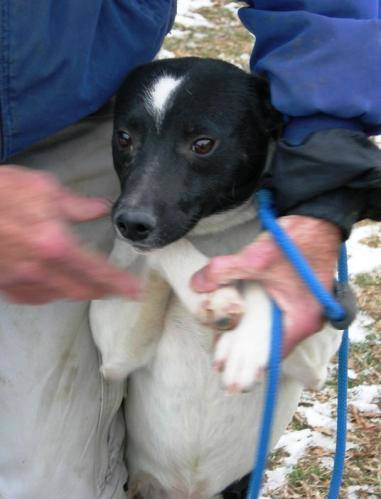
#> input picture base_images/1.jpg, 381 x 499 px; its folder holds only this picture in this run
$ python augment.py
#> lines starting #> are read from the running program, lines starting #| are printed output that depends on the picture; after the words box and inside, x2 and y2 are one past the last pixel; in counts of white or black regions, pixels touching at a corner belong together
### random_erasing.py
import numpy as np
import cv2

import random
import math


'''
https://arxiv.org/pdf/1708.04896.pdf
'''

def erase(img):
    height, width, channels = img.shape

    #p = 0.6
    ratios = [0.3, 0.2]
    S = height * width
    s_l = 0.02
    s_h = 0.04
    r2 = ratios[random.randint(0, 100) % 2]
    r1 = ratios[random.randint(0, 100) % 2]
    scaled_dim = []
    scaled_dim.append(s_l)
    scaled_dim.append(s_h)

    scaled_ratio = []
    scaled_ratio.append(r1)
    scaled_ratio.append(r2)

    while True:
        S_e = int(scaled_dim[(random.randint(0,9) % 2)] * S)
        r_e = scaled_ratio[(random.randint(0,100) % 2)]

        H_e = int(math.sqrt(S_e * r_e))
        W_e = int(math.sqrt(S_e / r_e))

        x_e = random.randint(0, width)
        y_e = random.randint(0, height)

        if x_e + W_e <= width and y_e + H_e <= height and int(S / S_e) >= 50:
            color = random.randint(0, 256)
            cv2.rectangle(img, (x_e, y_e), (W_e, H_e), (color, color, color), -1)
            return img

### augment.py
import cv2
import numpy as np
import os

import random
import string
import time

from random_erasing import erase

def renameImages():
    raw_image_dir = "./cat/"
    base_image_dir = "./base_images/"

    for rawImageName in os.listdir(raw_image_dir):
        img = cv2.imread(raw_image_dir + rawImageName)
        name = random.randint(10000, 10000000000000)
        cv2.imwrite(base_image_dir + str(name) +".png", img)
        time.sleep(0.01)


def applyLuminosity(img):
    lusimage = np.zeros(img.shape, img.dtype)
    alpha = 2.2
    beta = 25.0
    for y in range(img.shape[0]):
        for x in range(img.shape[1]):
            for c in range(img.shape[2]):
                lusimage[y,x,c] = np.clip(alpha*img[y,x,c] + beta, 0, 255)
    return lusimage


def mirrorImage(img):
    return cv2.flip(img, 1)

def bgrImage(img):
    return cv2.cvtColor(img, cv2.COLOR_RGB2BGR)


def gaussianBlur(img):
    kernel = np.ones((5,5),np.float32)/25
    return cv2.filter2D(img,-1,kernel)


def bilateralFilter(img):
    kernel = np.ones((5,5),np.float32)/25
    return cv2.bilateralFilter(img,9,75,75)


def applyClahe(img):
    lab = cv2.cvtColor(img, cv2.COLOR_BGR2LAB)
    l, a, b = cv2.split(lab)
    clahe = cv2.createCLAHE(clipLimit=5.0, tileGridSize=(8,8))
    cl = clahe.apply(l)
    limg = cv2.merge((cl,a,b))
    return cv2.cvtColor(limg, cv2.COLOR_LAB2BGR)


def augumentData(mirror, luminosity, bgr, blur, clahe, random_erase):
#> called with mirror = True, luminosity = True, bgr = True, blur = True, clahe = True, random_erase = True
    print("start")
    base_image_dir = "./base_images/"
    augmented_image_dir = "./augmented_images/"

    for baseImage in os.listdir(base_image_dir):
        print(baseImage)
        img = cv2.imread(base_image_dir + baseImage)
#> img is the input picture: shape (499, 381, 3); mean B, G, R 125.4, 116, 115.5
        if mirror == True:
            flippedImage = mirrorImage(img)
#> in mirrorImage, `return cv2.flip(img, 1)`:
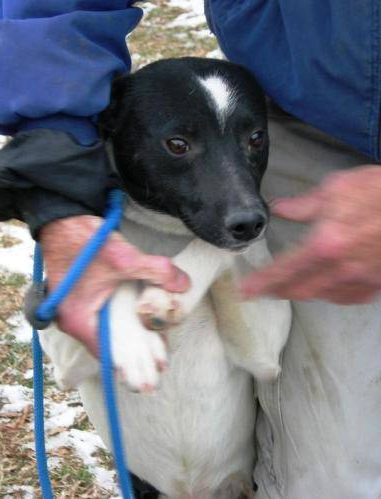
#> returned value: shape (499, 381, 3); mean of channels 0, 1, 2 125.4, 116, 115.5; drawn as B, G, R
            rs = ''.join([random.choice(string.ascii_letters + string.digits) for n in xrange(32)])
            newImageName = str(random.randint(10, 1000000)) + rs + ".png"
            cv2.imwrite(augmented_image_dir + newImageName, flippedImage)
        if luminosity == True:
           lusimage = applyLuminosity(img)
#> after the loop in applyLuminosity, `for y in range(img.shape[0]):`:
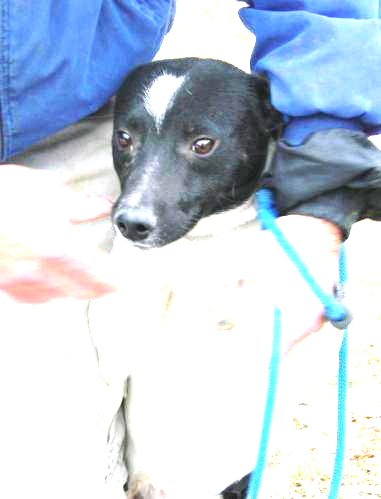
#> lusimage: shape (499, 381, 3); mean B, G, R 223.3, 208.6, 195
           rs = ''.join([random.choice(string.ascii_letters + string.digits) for n in xrange(32)])
           newImageName = str(random.randint(10, 1000000)) + rs + ".png"
           cv2.imwrite(augmented_image_dir + newImageName, lusimage)
        if bgr == True:
            bgrImageData = bgrImage(img)
            rs = ''.join([random.choice(string.ascii_letters + string.digits) for n in xrange(32)])
            newImageName = str(random.randint(10, 1000000)) + rs + ".png"
            cv2.imwrite(augmented_image_dir + newImageName, bgrImageData)
        if blur == True:
            gaussianImage = gaussianBlur(img)
            rs = ''.join([random.choice(string.ascii_letters + string.digits) for n in xrange(32)])
            newImageName = str(random.randint(10, 1000000)) + rs + ".png"
            cv2.imwrite(augmented_image_dir + newImageName, gaussianImage)

            bilateralImage = bilateralFilter(img)
            rs = ''.join([random.choice(string.ascii_letters + string.digits) for n in xrange(32)])
            newImageName = str(random.randint(10, 1000000)) + rs + ".png"
            cv2.imwrite(augmented_image_dir + newImageName, bilateralImage)
        if clahe == True:
            claheImage = applyClahe(img)
#> in applyClahe, `lab = cv2.cvtColor(img, cv2.COLOR_BGR2LAB)`: lab: shape (499, 381, 3); mean of channels 0, 1, 2 123.1, 131.5, 122.8
#> in applyClahe, `l, a, b = cv2.split(lab)`:
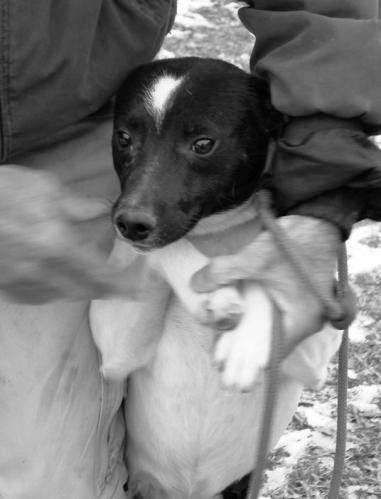
#> l: shape (499, 381); min 0, max 255, mean 123.1
#> in applyClahe, `l, a, b = cv2.split(lab)`:
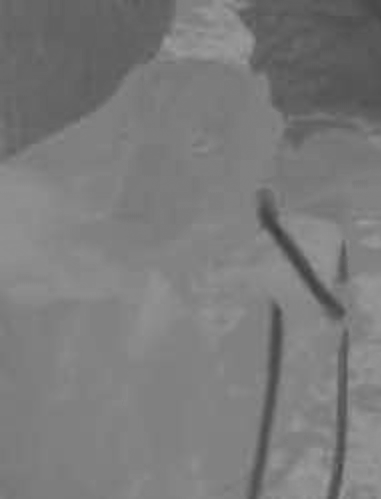
#> b: shape (499, 381); min 58, max 157, mean 122.8
#> in applyClahe, `cl = clahe.apply(l)`:
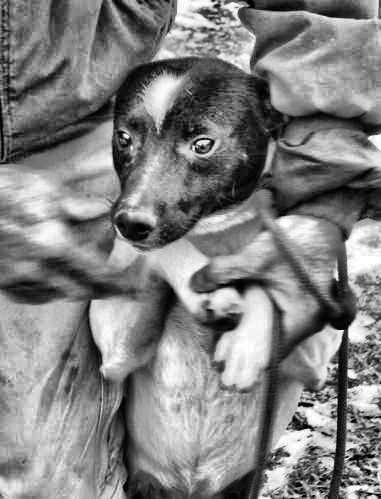
#> cl: shape (499, 381); min 0, max 255, mean 129.2
#> in applyClahe, `limg = cv2.merge((cl,a,b))`: limg: shape (499, 381, 3); mean of channels 0, 1, 2 129.2, 131.5, 122.8
#> in applyClahe, `return cv2.cvtColor(limg, cv2.COLOR_LAB2BGR)`:
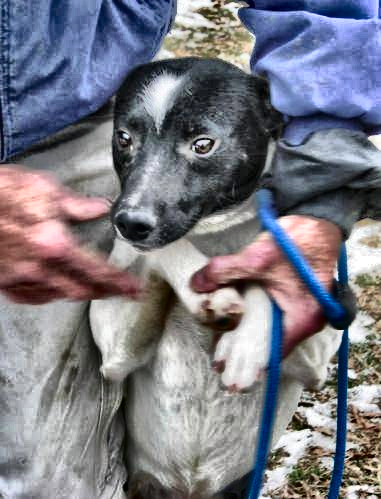
#> returned value: shape (499, 381, 3); mean B, G, R 132, 122.1, 122
            rs = ''.join([random.choice(string.ascii_letters + string.digits) for n in xrange(32)])
            newImageName = str(random.randint(10, 1000000)) + rs + ".png"
            cv2.imwrite(augmented_image_dir + newImageName, claheImage)
        if random_erase == True:
            erasedImage = erase(img)
#> after the loop in erase, `while True:`:
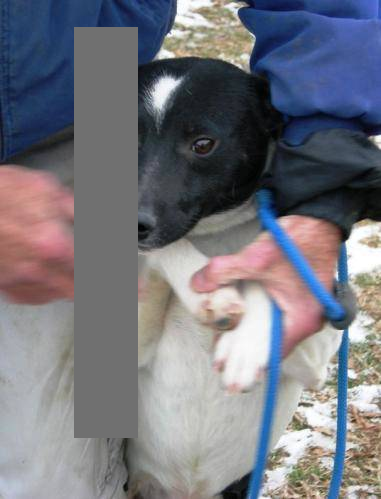
#> img: shape (499, 381, 3); 13.82% of pixels changed, all inside (x1, y1, x2, y2) = (74, 27, 138, 438)
            rs = ''.join([random.choice(string.ascii_letters + string.digits) for n in xrange(32)])
            newImageName = str(random.randint(10, 1000000)) + rs + ".png"
            cv2.imwrite(augmented_image_dir + newImageName, erasedImage)


augumentData(mirror=True, luminosity=True, bgr=True, blur=True, clahe=True, random_erase=True)

$ run again, on base_images/12.jpg
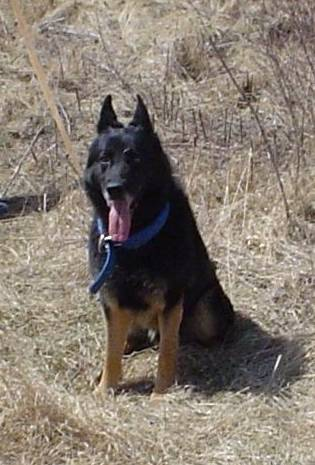
#> input picture base_images/12.jpg, 315 x 465 px
#> in augumentData, img is the input picture: shape (465, 315, 3); mean B, G, R 112, 122.4, 132.8
#> after the loop in applyLuminosity, `for y in range(img.shape[0]):`:
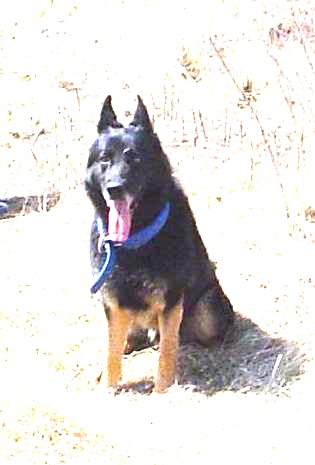
#> lusimage: shape (465, 315, 3); mean B, G, R 219.1, 220.4, 224.4
#> lab: shape (465, 315, 3); mean of channels 0, 1, 2 130.4, 130.2, 134.9
#> limg: shape (465, 315, 3); mean of channels 0, 1, 2 123.3, 130.2, 134.9
#> after the loop in erase, `while True:`:
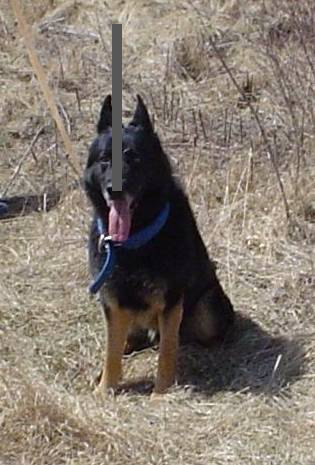
#> img: shape (465, 315, 3); 1.14% of pixels changed, all inside (x1, y1, x2, y2) = (112, 24, 122, 191)

$ run again, on base_images/13.jpg
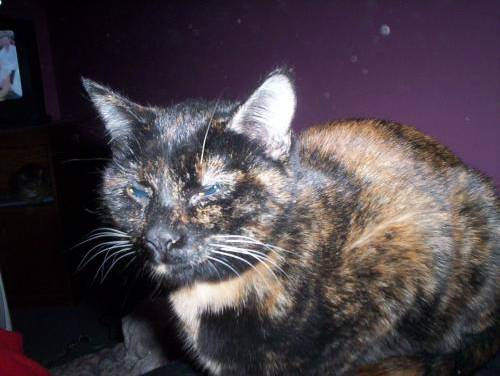
#> input picture base_images/13.jpg, 500 x 376 px
#> in augumentData, img is the input picture: shape (376, 500, 3); mean B, G, R 72.7, 65.5, 74.9
#> after the loop in applyLuminosity, `for y in range(img.shape[0]):`:
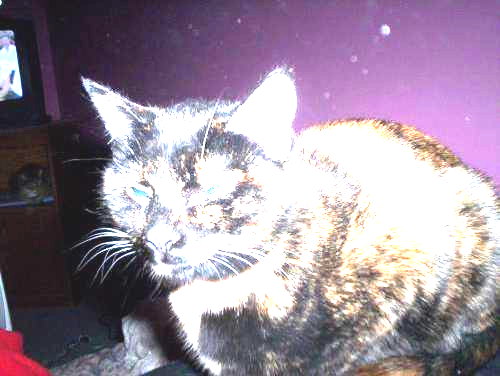
#> lusimage: shape (376, 500, 3); mean B, G, R 157.4, 140.7, 155.8
#> lab: shape (376, 500, 3); mean of channels 0, 1, 2 71.4, 133.6, 125.2
#> limg: shape (376, 500, 3); mean of channels 0, 1, 2 94.8, 133.6, 125.2
#> after the loop in erase, `while True:`:
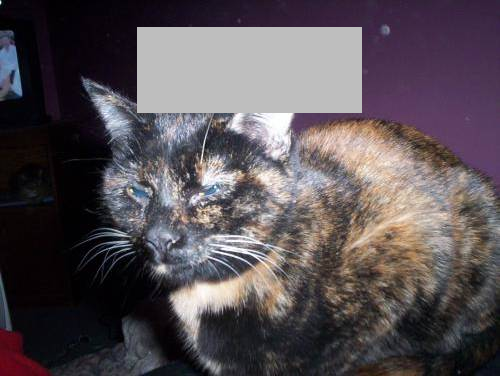
#> img: shape (376, 500, 3); 10.29% of pixels changed, all inside (x1, y1, x2, y2) = (137, 27, 362, 113)

$ run again, on base_images/14.jpg
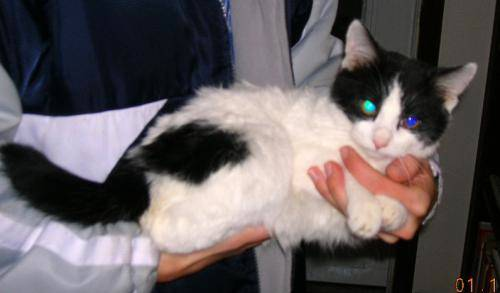
#> input picture base_images/14.jpg, 500 x 293 px
#> in augumentData, img is the input picture: shape (293, 500, 3); mean B, G, R 94.2, 92.3, 99.8
#> lab: shape (293, 500, 3); mean of channels 0, 1, 2 97.2, 131.5, 128
#> limg: shape (293, 500, 3); mean of channels 0, 1, 2 107.4, 131.5, 128
#> after the loop in erase, `while True:`:
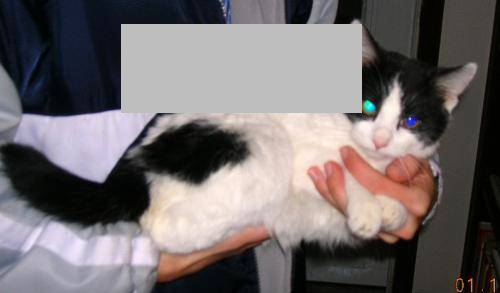
#> img: shape (293, 500, 3); 14.64% of pixels changed, all inside (x1, y1, x2, y2) = (121, 24, 362, 113)
